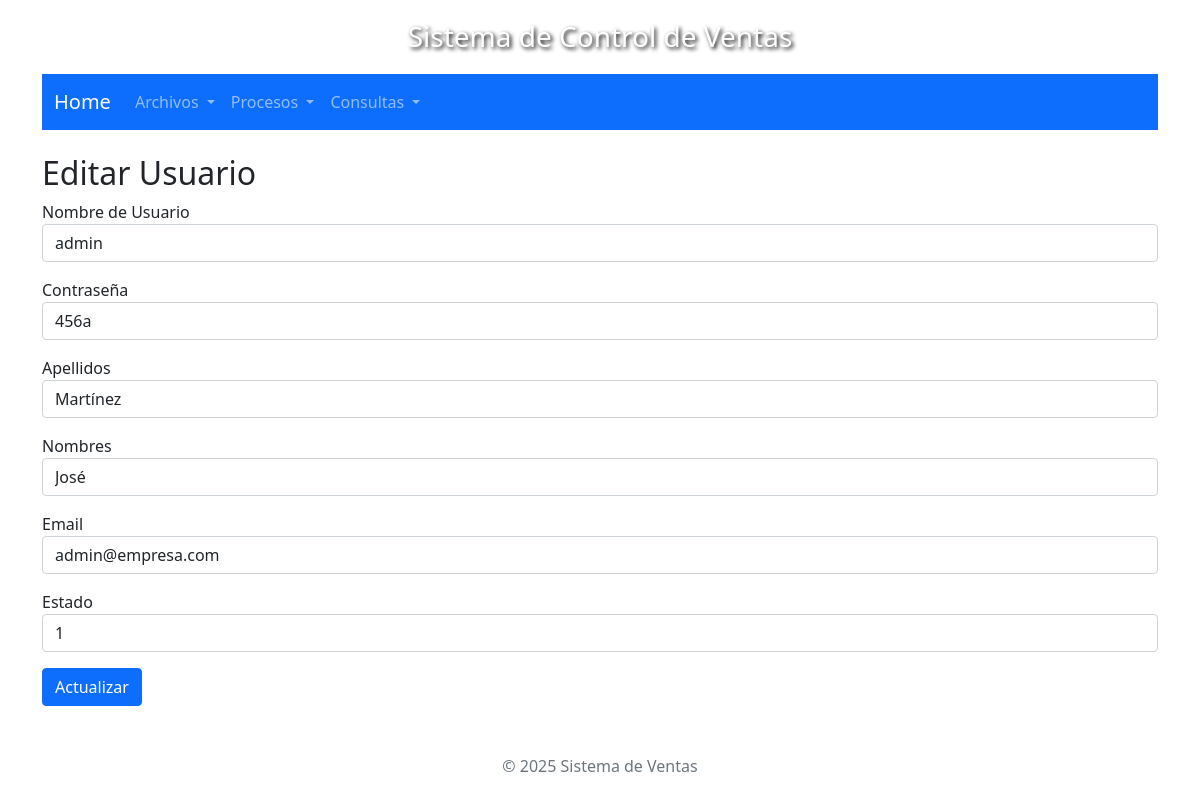
Page /sisventas/vista/usuarios/editar.php?id=U01 on the committed database.
### tables this page shows
CREATE TABLE `usuarios` (
  `idusuario` varchar(3) NOT NULL,
  `nomusuario` varchar(15) DEFAULT NULL,
  `password` varchar(255) DEFAULT NULL,
  `apellidos` varchar(64) DEFAULT NULL,
  `nombres` varchar(64) DEFAULT NULL,
  `email` varchar(64) DEFAULT NULL,
  `estado` char(1) DEFAULT NULL
);

### sisventas/modelo/Usuario.php (called while the page is built, shortened)
<?php
require_once $_SERVER['DOCUMENT_ROOT'] . "/sisventas/includes/db.php";
class Usuario
{
    private $pdo;
        public function __construct() {
        $conexion = new DBConection();
        $this->pdo = $conexion->conectar();
    }
    public function obtenerUsuario($idusuario)
    {
        $stmt = $this->pdo->prepare("SELECT * FROM usuarios WHERE idusuario = ?");
        $stmt->execute([$idusuario]);
        return $stmt->fetch(PDO::FETCH_ASSOC);
    }
}

### sisventas/includes/db.php (called while the page is built, shortened)
<?php
class DBConection {
    public function conectar() {
        try {
            $this->pdo = new PDO("mysql:host=" . DB_HOST . ";dbname=" . DB_NAME, DB_USER, DB_PASS);
            $this->pdo->setAttribute(PDO::ATTR_ERRMODE, PDO::ERRMODE_EXCEPTION);
            $this->pdo->exec("SET NAMES utf8");
            return $this->pdo;
        } catch (PDOException $e) {
            die("Error de conexión: " . $e->getMessage());
        }
    }
}
?>

### sisventas/controlador/UsuarioControlador.php (called while the page is built, shortened)
<?php
require_once $_SERVER['DOCUMENT_ROOT'] . "/sisventas/modelo/Usuario.php";
class UsuarioControlador
{
    private $modelo;
    public function __construct()
    {
        $this->modelo = new Usuario();
    }
    public function obtenerUsuario($id)
    {
        return $this->modelo->obtenerUsuario($id);
    }
}

### sisventas/vista/usuarios/editar.php (the view, shortened to what this page needs)
<?php
require_once $_SERVER['DOCUMENT_ROOT'] . "/sisventas/controlador/UsuarioControlador.php";
$controlador = new UsuarioControlador();
$usuario = $controlador->obtenerUsuario($_GET['id']);
require_once $_SERVER['DOCUMENT_ROOT'] . "/sisventas/vista/layout/header.php";
require_once $_SERVER['DOCUMENT_ROOT'] . "/sisventas/vista/layout/navbar.php";
?>
<h2>Editar Usuario</h2>
<form method="post">
    <div class="mb-3">
        <label>Nombre de Usuario</label>
        <input type="text" name="nomusuario" class="form-control" value="<?= $usuario['nomusuario'] ?>">
    </div>
    <div class="mb-3">
        <label>Contraseña</label>
        <input type="text" name="password" class="form-control" value="<?= $usuario['password'] ?>">
    </div>
    <div class="mb-3">
        <label>Apellidos</label>
        <input type="text" name="apellidos" class="form-control" value="<?= $usuario['apellidos'] ?>">
    </div>
    <div class="mb-3">
        <label>Nombres</label>
        <input type="text" name="nombres" class="form-control" value="<?= $usuario['nombres'] ?>">
    </div>
    <div class="mb-3">
        <label>Email</label>
        <input type="email" name="email" class="form-control" value="<?= $usuario['email'] ?>">
    </div>
    <div class="mb-3">
        <label>Estado</label>
        <input type="text" name="estado" class="form-control" value="<?= $usuario['estado'] ?>">
    </div>
    <button type="submit" class="btn btn-primary">Actualizar</button>
</form>
<?php require_once $_SERVER['DOCUMENT_ROOT'] . "/sisventas/vista/layout/footer.php"; ?>

### sisventas/vista/layout/header.php (style rules this page uses)
body { background-size: cover; background-repeat: no-repeat; background-attachment: fixed; background-position: center; padding: 20px; }

### rows in the picture
usuarios: nomusuario "admin", password "456a", apellidos "Martínez", nombres "José", email "admin@empresa.com", estado "1"
